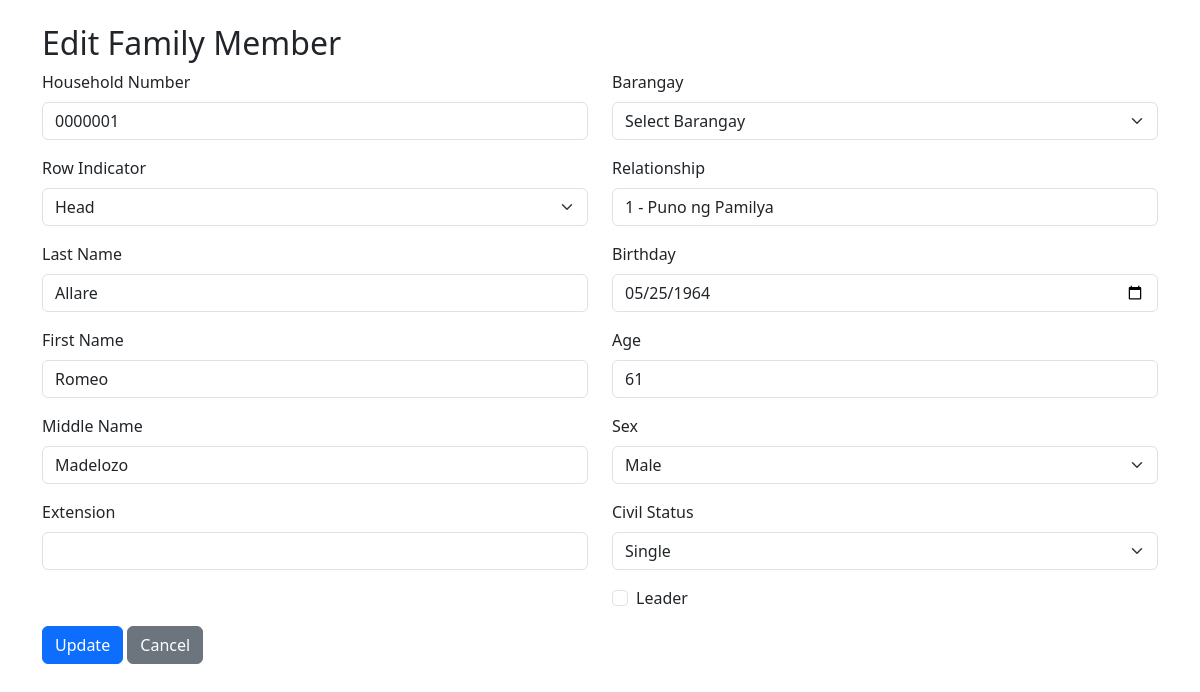
Screenshot of /edit.php?id=2658 with the database file from the repository.
### tables this page shows
CREATE TABLE `families` (
  `id` int(11) NOT NULL,
  `sn` int(11) DEFAULT NULL,
  `row_indicator` varchar(50) DEFAULT NULL,
  `last_name` varchar(100) DEFAULT NULL,
  `first_name` varchar(100) DEFAULT NULL,
  `middle_name` varchar(100) DEFAULT NULL,
  `ext` varchar(10) DEFAULT NULL,
  `relationship` varchar(100) DEFAULT NULL,
  `birthday` date DEFAULT NULL,
  `age` int(11) DEFAULT NULL,
  `sex` varchar(10) DEFAULT NULL,
  `civil_status` varchar(50) DEFAULT NULL,
  `household_number` varchar(20) DEFAULT NULL,
  `barangay` varchar(50) DEFAULT NULL,
  `is_leader` tinyint(1) DEFAULT 0,
  `created_at` timestamp NOT NULL DEFAULT current_timestamp(),
  `is_head` tinyint(1) DEFAULT 0,
  `head_id` int(11) DEFAULT NULL,
  `remarks` varchar(255) DEFAULT NULL
);

### edit.php (the view, shortened to what this page needs)
<?php
require_once 'config.php';
$id = $_GET['id'];
$stmt = $pdo->prepare("SELECT * FROM families WHERE id = ?");
$stmt->execute([$id]);
$family = $stmt->fetch(PDO::FETCH_ASSOC);
?>
<!DOCTYPE html>
<html lang="en">
<head>
    <link href="https://cdn.jsdelivr.net/npm/bootstrap@5.3.0/dist/css/bootstrap.min.css" rel="stylesheet">
</head>
<body>
    <div class="container mt-4">
        <h2>Edit Family Member</h2>
        <form method="POST">
            <div class="row">
                <div class="col-md-6">
                    <div class="mb-3">
                        <label class="form-label">Household Number</label>
                        <input type="text" class="form-control" name="household_number" value="<?= htmlspecialchars($family['household_number']) ?>" required>
                    </div>
                    <div class="mb-3">
                        <label class="form-label">Row Indicator</label>
                        <select class="form-select" name="row_indicator" required>
                            <option value="Head" <?= $family['row_indicator'] == 'Head' ? 'selected' : '' ?>>Head</option>
                        </select>
                    </div>
                    <div class="mb-3">
                        <label class="form-label">Last Name</label>
                        <input type="text" class="form-control" name="last_name" value="<?= htmlspecialchars($family['last_name']) ?>" required>
                    </div>
                    <div class="mb-3">
                        <label class="form-label">First Name</label>
                        <input type="text" class="form-control" name="first_name" value="<?= htmlspecialchars($family['first_name']) ?>" required>
                    </div>
                    <div class="mb-3">
                        <label class="form-label">Middle Name</label>
                        <input type="text" class="form-control" name="middle_name" value="<?= htmlspecialchars($family['middle_name']) ?>">
                    </div>
                    <div class="mb-3">
                        <label class="form-label">Extension</label>
                        <input type="text" class="form-control" name="ext" value="<?= htmlspecialchars($family['ext']) ?>">
                    </div>
                </div>
                <div class="col-md-6">
                    <div class="mb-3">
                        <label class="form-label">Barangay</label>
                        <select class="form-select" name="barangay" required>
                            <option value="">Select Barangay</option>
                        </select>
                    </div>
                    <div class="mb-3">
                        <label class="form-label">Relationship</label>
                        <input type="text" class="form-control" name="relationship" value="<?= htmlspecialchars($family['relationship']) ?>" required>
                    </div>
                    <div class="mb-3">
                        <label class="form-label">Birthday</label>
                        <input type="date" class="form-control" name="birthday" value="<?= htmlspecialchars($family['birthday']) ?>" required>
                    </div>
                    <div class="mb-3">
                        <label class="form-label">Age</label>
                        <input type="number" class="form-control" name="age" value="<?= htmlspecialchars($family['age']) ?>" required>
                    </div>
                    <div class="mb-3">
                        <label class="form-label">Sex</label>
                        <select class="form-select" name="sex" required>
                            <option value="Male" <?= $family['sex'] == 'Male' ? 'selected' : '' ?>>Male</option>
                        </select>
                    </div>
                    <div class="mb-3">
                        <label class="form-label">Civil Status</label>
                        <select class="form-select" name="civil_status" required>
                            <option value="Single" <?= $family['civil_status'] == 'Single' ? 'selected' : '' ?>>Single</option>
                        </select>
                    </div>
                    <div class="mb-3 form-check">
                        <input type="checkbox" class="form-check-input" name="is_leader" id="is_leader" <?= $family['is_leader'] ? 'checked' : '' ?>>
                        <label class="form-check-label" for="is_leader">Leader</label>
                    </div>
                </div>
            </div>
            <button type="submit" class="btn btn-primary">Update</button>
            <a href="index.php" class="btn btn-secondary">Cancel</a>
        </form>
    </div>
</body>
</html>

### rows the page displays
families: household_number "0000001", last_name "Allare", first_name "Romeo", middle_name "Madelozo", relationship "1 - Puno ng Pamilya", birthday "05/25/1964", age "61", sex "Male"
